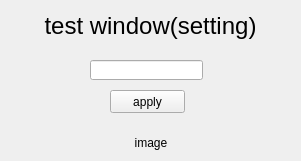
<?xml version="1.0" encoding="UTF-8"?>
<ui version="4.0">
 <class>Form</class>
 <widget class="QWidget" name="Form">
  <property name="geometry">
   <rect>
    <x>0</x>
    <y>0</y>
    <width>301</width>
    <height>161</height>
   </rect>
  </property>
  <property name="windowTitle">
   <string>Form</string>
  </property>
  <widget class="QLabel" name="label">
   <property name="geometry">
    <rect>
     <x>10</x>
     <y>10</y>
     <width>281</width>
     <height>31</height>
    </rect>
   </property>
   <property name="font">
    <font>
     <pointsize>18</pointsize>
    </font>
   </property>
   <property name="text">
    <string>test window(setting)</string>
   </property>
   <property name="alignment">
    <set>Qt::AlignCenter</set>
   </property>
  </widget>
  <widget class="QLineEdit" name="lineEdit">
   <property name="geometry">
    <rect>
     <x>90</x>
     <y>60</y>
     <width>113</width>
     <height>20</height>
    </rect>
   </property>
  </widget>
  <widget class="QPushButton" name="button">
   <property name="geometry">
    <rect>
     <x>110</x>
     <y>90</y>
     <width>75</width>
     <height>23</height>
    </rect>
   </property>
   <property name="text">
    <string>apply</string>
   </property>
  </widget>
  <widget class="QWidget" name="layoutWidget">
   <property name="geometry">
    <rect>
     <x>10</x>
     <y>130</y>
     <width>281</width>
     <height>26</height>
    </rect>
   </property>
   <layout class="QHBoxLayout" name="horizontalLayout">
    <item>
     <spacer name="horizontalSpacer">
      <property name="orientation">
       <enum>Qt::Horizontal</enum>
      </property>
      <property name="sizeHint" stdset="0">
       <size>
        <width>40</width>
        <height>20</height>
       </size>
      </property>
     </spacer>
    </item>
    <item>
     <widget class="QLabel" name="label_image">
      <property name="minimumSize">
       <size>
        <width>150</width>
        <height>24</height>
       </size>
      </property>
      <property name="text">
       <string>image</string>
      </property>
      <property name="alignment">
       <set>Qt::AlignCenter</set>
      </property>
     </widget>
    </item>
    <item>
     <spacer name="horizontalSpacer_2">
      <property name="orientation">
       <enum>Qt::Horizontal</enum>
      </property>
      <property name="sizeHint" stdset="0">
       <size>
        <width>40</width>
        <height>20</height>
       </size>
      </property>
     </spacer>
    </item>
   </layout>
  </widget>
 </widget>
 <resources/>
 <connections/>
</ui>
